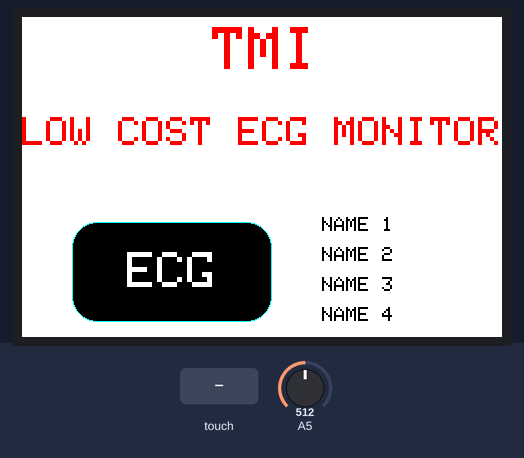
This sketch was run on a simulated Arduino Uno, built with avr-gcc and run on an emulated ATmega328P. Parts: 480×320 colour display. The test bench sets the inputs (shaded band); at power-on: A5 = 512.

Above: at 7.6 s.
7.7 s: touch panel pressed at 62 % / 70 % of its raw x / y range
At 8.24 s:
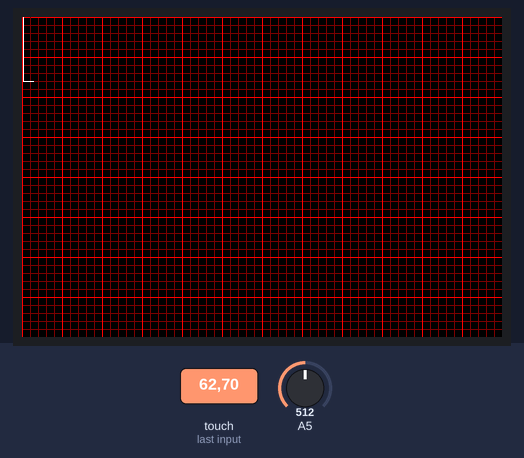
10.2 s: A5 set to 716
At 10.4 s:
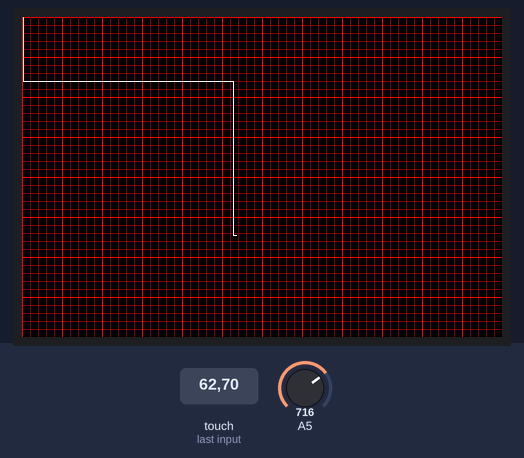
11.7 s: A5 set to 0
At 11.94 s:
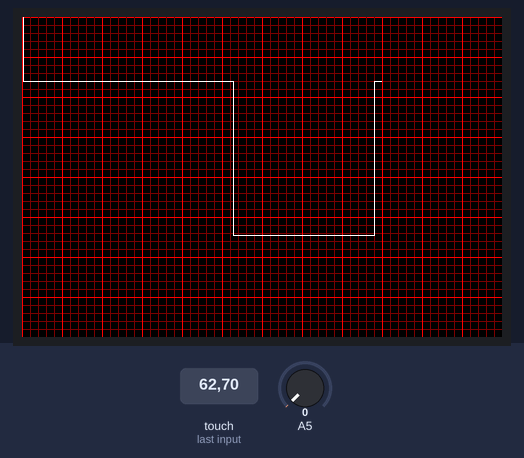
13.6 s: touch panel pressed at 87 % / 70 % of its raw x / y range
At 15.06 s:
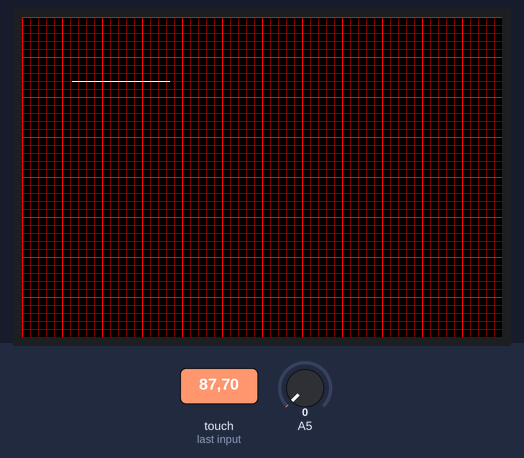
15.4 s: A5 set to 122
At 16.28 s:
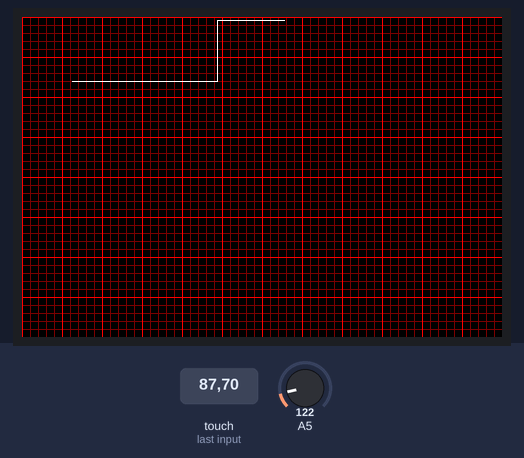
Timing chart, 0 to 18.0 s (numbered marks = the images above; inputs shaded):
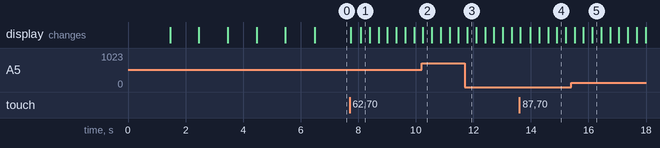

Measured:
- after the input at 7.7 s, the display: first changes at once (image 1 shows a later state)
- after the input at 13.6 s, the display: first changes at once (image 4 shows a later state)

The sketch:

ECGTEST.ino
```cpp
#include <Adafruit_GFX.h>
#include <MCUFRIEND_kbv.h>
#include <SPI.h>
#include <TouchScreen.h>


#define MINPRESSURE 200
#define MAXPRESSURE 1000

#define BLACK   0x0000
#define BLUE    0x001F
#define RED     0xF800
#define GREEN   0x07E0
#define CYAN    0x07FF
#define MAGENTA 0xF81F
#define YELLOW  0xFFE0
#define WHITE   0xFFFF
#define MAROON  0x7800


MCUFRIEND_kbv tft;

Adafruit_GFX_Button on_btn;

const int TFT_WIDTH = 480;
const int TFT_HEIGHT = 320;
uint16_t DisplayRepeat = TFT_WIDTH;
uint8_t ignoreBeats = 0;
int currentpage = 0;
uint8_t Trace[TFT_WIDTH];
int i = 0;
int yGap = 5;
int xGap = 5;
const int SamplePeriod = 5;
int j = 0;


const int XP = 6, XM = A2, YP = A1, YM = 7;
const int TS_BOT = 907, TS_TOP = 136, TS_LEFT = 942, TS_RT = 139;
TouchScreen ts = TouchScreen(XP, YP, XM, YM, 300);
int pixel_x, pixel_y;
bool Touch_getXY(void)
{
    TSPoint p = ts.getPoint();
    pinMode(YP, OUTPUT);
    pinMode(XM, OUTPUT);
    digitalWrite(YP, HIGH);
    digitalWrite(XM, HIGH);
    bool pressed = (p.z > MINPRESSURE && p.z < MAXPRESSURE);
    if (pressed) {
        pixel_x = map(p.x, TS_LEFT, TS_RT, 0, tft.width());
        pixel_y = map(p.y, TS_TOP, TS_BOT, 0, tft.height());
    }
    return pressed;
}


void setup() {
  uint16_t ID = tft.readID();
  Serial.begin(9600);
  tft.begin(0x9486);
  tft.setRotation(3);
  tft.fillScreen(0);
  drawhomescreen();
  on_btn.initButton(&tft,  150, 255, 200, 100, CYAN, BLACK, WHITE, "ECG", 5);
  on_btn.drawButton(false);
}

void loop() {

  bool down = Touch_getXY();
    on_btn.press(down && on_btn.contains(pixel_x, pixel_y));

    if (on_btn.justPressed()) {
        on_btn.drawButton(true);
        DrawGridLarge();

        currentpage=1;
    }
    if(currentpage == 1){
      int ecgValue = analogRead(A5);
      DrawTraceLarge(ecgValue/2);
    }
  delay(10);
}


void drawhomescreen(){
  tft.fillScreen(WHITE);
  showmsgXY(tft.width()/2-50, 10, 6, NULL, "TMI");
  showmsgXY(0, 100, 4, NULL,"LOW COST ECG MONITOR");
  showmsgXY2(300, 200, 2, NULL,"NAME 1");
  showmsgXY2(300, 230, 2, NULL,"NAME 2");
  showmsgXY2(300, 260, 2, NULL,"NAME 3");
  showmsgXY2(300, 290, 2, NULL,"NAME 4");
}

void DrawGridLarge(void)
{
  int i;
  tft.fillScreen(0);
  for (i=0; i < tft.height(); i++)
    if (i % 8 == 0)
      tft.drawFastHLine(0, i, tft.width(), MAROON);
  for (i=0; i < tft.width(); i++)
    if (i*25 % (1000/SamplePeriod) == 0)
      tft.drawFastVLine(i, 0, tft.height(), MAROON);

  for (i=0; i <  tft.height(); i++)
    if (i % 40 == 0)
      tft.drawFastHLine(0, i, tft.width(), RED);
  for (i=0; i < tft.width(); i++)
    if (i*5 % (1000/SamplePeriod) == 0)
     tft.drawFastVLine(i, 0,  tft.height(), RED);
}

void DrawTraceLarge(uint8_t y)
{
  static uint16_t x = 0;
  static uint8_t pt = 0;
  static uint8_t py = 0;
  int i;

  x++;
  x = x % DisplayRepeat;
  y = TFT_HEIGHT-y;

  if (x < TFT_WIDTH) {
    DrawGridVLine(x, pt, Trace[x]);
    if (y >= py)
      tft.drawFastVLine(x, py, y-py+1, TFT_WHITE); else
      tft.drawFastVLine(x, y, py-y+1, TFT_WHITE);
    py = y;

    pt = Trace[x];
    Trace[x] = y;
  }
}

void DrawGridVLine(int x, int y1, int y2)
{
  int y;

  if (y1 > y2)
    DrawGridVLine(x, y2, y1); else
  {
    if (x*5 % (1000/SamplePeriod) == 0)
      tft.drawFastVLine(x, y1, y2-y1+1, RED); else
    if (x*25 % (1000/SamplePeriod) == 0)
      tft.drawFastVLine(x, y1, y2-y1+1, MAROON); else
    {
      tft.drawFastVLine(x, y1, y2-y1+1, BLACK);
      for (y=y1; y <= y2; y++)
        if (y % 40 == 0)
          tft.drawPixel(x,y,RED); else
        if (y % 8 == 0)
          tft.drawPixel(x,y,MAROON);
    }
  }
}

void showmsgXY(int x, int y, int sz, const GFXfont *f, const char *msg)
{
    int16_t x1, y1;
    uint16_t wid, ht;
    tft.setFont(f);
    tft.setCursor(x, y);
    tft.setTextColor(RED);
    tft.setTextSize(sz);
    tft.print(msg);
    delay(1000);
}
void showmsgXY2(int x, int y, int sz, const GFXfont *f, const char *msg)
{
    int16_t x1, y1;
    uint16_t wid, ht;
    tft.setFont(f);
    tft.setCursor(x, y);
    tft.setTextColor(BLACK);
    tft.setTextSize(sz);
    tft.print(msg);
    delay(1000);
}
```
